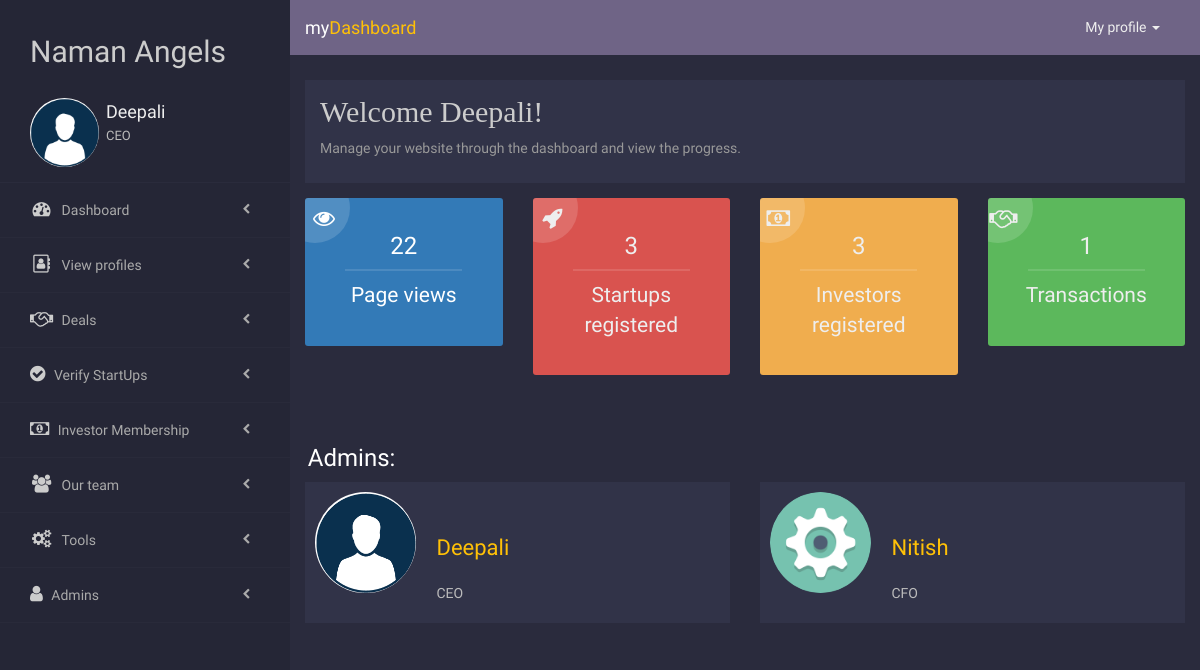
/admin/dashboard.php (signed in), run on an earlier commit of the app's database.
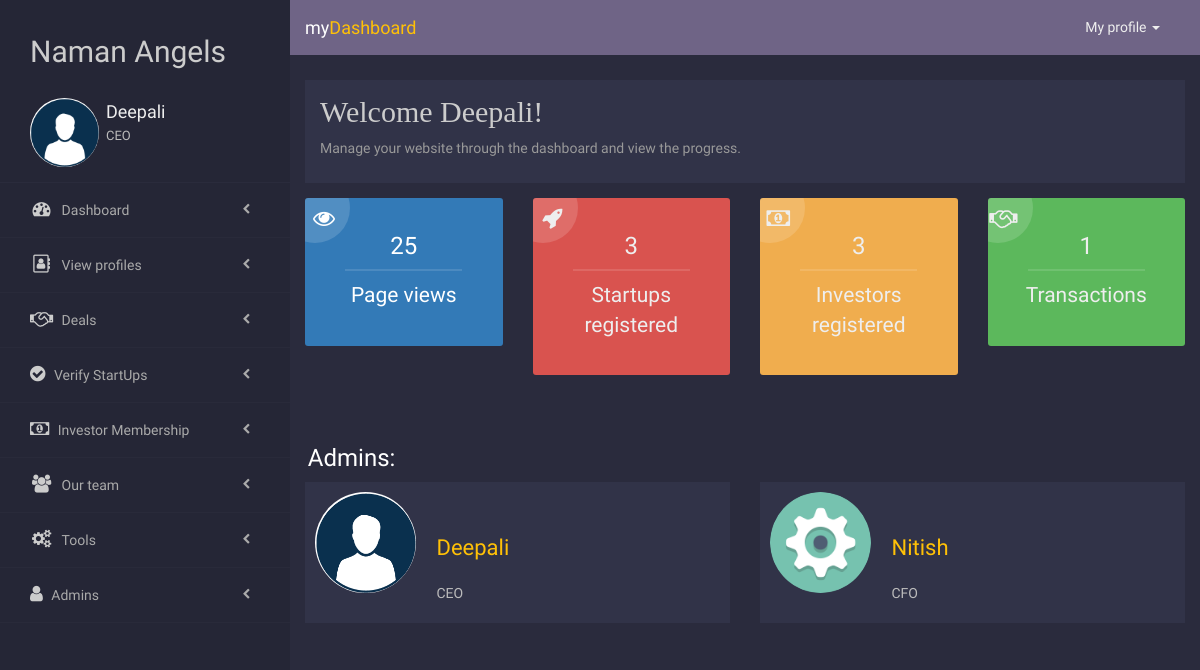
And on a later commit of the database.
### tables this page shows
CREATE TABLE IF NOT EXISTS `siteinfo` (
  `ID` int(100) NOT NULL AUTO_INCREMENT,
  `Counter` int(100) NOT NULL DEFAULT '0',
  PRIMARY KEY (`ID`)
);

### admin/dashboard.php (the view, shortened to what this page needs)
<?php
  require "../server.php" ;
  $q = "SELECT * FROM userstp;";
	$results=mysqli_query($db, $q);
  $startup=mysqli_num_rows($results);
  $q1 = "SELECT * FROM userinv;";
	$results=mysqli_query($db, $q1);
  $investor=mysqli_num_rows($results);
  $q1 = "SELECT * FROM requests WHERE Deal=1;";
  $results=mysqli_query($db, $q1);
  $transactions=mysqli_num_rows($results);
  $q = "SELECT * FROM siteinfo where ID = '1'";
  $results=mysqli_query($db, $q);
  $row = mysqli_fetch_array($results);
  $pagehit = $row['Counter'];
?>
<html lang="en">
  <head>
    <link rel="stylesheet" href="https://maxcdn.bootstrapcdn.com/font-awesome/4.7.0/css/font-awesome.min.css">
    <link rel="stylesheet" href="css/dashboard.css">
  </head>
  <body>
  <?php require "sidebar.php" ?>
  <div class="cont">
      <div class="welcome">
        <div class="container-fluid">
          <div class="row">
            <div class="col-md-12">
              <div class="content">
                <h2>Welcome <?php echo $AdminName;?>!</h2>
                <p>Manage your website through the dashboard and view the progress.</p>
              </div>
            </div>
          </div>
        </div>
      </div>
      <section class='statis text-center'>
        <div class="container-fluid">
          <div class="row">
            <div class="col-md-3">
              <div class="box bg-primary">
                <i class="fa fa-eye"></i>
                <h3><?= $pagehit?></h3>
                <p class="lead">Page views</p>
              </div>
            </div>
            <div class="col-md-3">
              <div class="box danger">
                <i class="fa fa-rocket"></i>
                <h3><?php echo $startup ;?></h3>
                <p class="lead">Startups registered</p>
              </div>
            </div>
            <div class="col-md-3">
              <div class="box warning">
                <i class="fa fa-money"></i>
                <h3><?php echo $investor ;?></h3>
                <p class="lead">Investors registered</p>
              </div>
            </div>
            <div class="col-md-3">
              <div class="box success">
                <i class="fa fa-handshake-o"></i>
                <h3><?php echo $transactions ;?></h3>
                <p class="lead">Transactions</p>
              </div>
            </div>
          </div>
        </div>
      </section>
      <?php
            $qu = "SELECT * FROM admin";
            $results = mysqli_query($db, $qu);
            echo '
                  <section class="admins">
                    <div class="container-fluid">
                    <div class="row">
                     <h3>  &nbsp;&nbsp;&nbsp;Admins:</h3>
            ';
            while($row = mysqli_fetch_assoc($results))
            {
                    echo '
                      <div class="col-md-6">
                      <div class="box">
                            <div class="admin">
                              <div class="img">
                              <img class="img-responsive" src="../'.$row['ProfilePic'].'" style="border-radius:50%;"/>
                              </div>
                              <div class="info"><br><br>
                              <font class="name">'.$row['AdminName'].'</font><br><br>
                              <p class="designation">'.$row['AdminDesgn'].'</p></center>
                              </div>
                            </div>
                            </div>
                            </div>';
            }
            echo '
            </div>
            </div>
            </section>
            ';
            ?>
      </div>
      </body>
    </html>

### admin/sidebar.php (shortened to what this page needs)
<?php
  $id = $_SESSION['adminID'];
	$qu = "SELECT * FROM admin WHERE adminID = '$id'";
	$results = mysqli_query($db, $qu);
	$row = mysqli_fetch_assoc($results);
	$AdminName = $row['AdminName'];
  $AdminDesgn = $row['AdminDesgn'];
  $ProfilePic = $row['ProfilePic'];
?>
<html lang="en">
  <head>
    <link rel="stylesheet" href="https://maxcdn.bootstrapcdn.com/bootstrap/3.3.7/css/bootstrap.min.css">
    <link rel="stylesheet" href="https://maxcdn.bootstrapcdn.com/font-awesome/4.7.0/css/font-awesome.min.css">
    <link rel="stylesheet" href="css/sidebar.css">
  </head>
  <body>
    <aside class="side-nav" id="show-side-navigation1">
      <div class="heading">
        <h2>Naman Angels</h2><br>
        <?= "<img src='../".$ProfilePic."' style='border-radius:50%;'/>";?>
        <div class="info">
          <h3><a href="profile.php"><?php echo $AdminName;?></a></h3>
          <p><?php echo $AdminDesgn; ?></p>
        </div>
      </div>
      <ul class="categories">
      <li><i class="fa fa-dashboard fa-fw"></i><a href="dashboard.php">&nbsp;Dashboard</span></a>
        </li>
        <li><i class="fa fa-address-book-o fa-fw"></i><a href="#">&nbsp;View profiles</a>
        </li>
        <li><i class="fa fa-handshake-o fa-fw"></i><a href="transaction.php">&nbsp;Deals </a></li>
        <li><i class="fa fa-check-circle"></i><a href="verify.php">&nbsp;Verify StartUps</a></li>
        <li><i class="fa fa-money"></i><a href="#">&nbsp;Investor Membership</a>
        </li>
        <li><i class="fa fa-users fa-fw"></i><a href="#">&nbsp;Our team</a>
        </li>
        <li><i class="fa fa-cogs fa-fw"></i><a href="#">&nbsp;Tools</a>
        </li>
        <li><i class="fa fa-user" aria-hidden="true"></i><a href="add_admin.php">&nbsp;Admins</a></li>
    </aside>
    <section id="contents">
      <nav class="navbar navbar-default">
        <div class="container-fluid">
          <div class="navbar-header">
            <a class="navbar-brand" href="#">my<span class="main-color">Dashboard</span></a>
          </div>
          <div class="collapse navbar-collapse navbar-right" id="bs-example-navbar-collapse-1">
            <ul class="nav navbar-nav">
              <li class="dropdown">
                <a href="#" class="dropdown-toggle" data-toggle="dropdown" role="button" aria-haspopup="true" aria-expanded="false">My profile <span class="caret"></span></a>
              </li>
            </ul>
          </div>
        </div>
      </nav>
      </section>
    </body>
</html>

### admin/css/dashboard.css (style rules this page uses)
* { padding: 0; margin: 0; box-sizing: border-box; font-family: 'Droid Sans', sans-serif; outline: none; }
.cont { margin-left: 290px; z-index: -100; }
body { background-color: #2a2b3d }
#contents { position: relative; transition: .3s; margin-left: 290px; background-color: #2a2b3d; }
.welcome { color: #CCC; }
.welcome .content { background-color: #313348; padding: 15px; margin-top: 25px; }
.welcome h2 { font-family: Calibri; font-weight: 100; margin-top: 0 }
.welcome p { color: #999; }
.admins { margin-top: 25px; }
.admins .box .admin { margin-bottom: 20px; overflow: hidden; background-color: #313348; padding: 10px; }
.admins .box .admin .img { width: 20%; margin-right: 5%; float: left; }
.admins .box .admin .img img { border-radius: 50%; }
.admins .box .info { width: 75%; color: #EEE; float: left; }
.admins .box .info p { color: #BBB }
.statis { color: #EEE; margin-top: 15px; }
.statis .box { position: relative; padding: 15px; overflow: hidden; border-radius: 3px; margin-bottom: 25px; }
.statis .box h3:after { content: ""; height: 2px; width: 70%; margin: auto; background-color: rgba(255, 255, 255, 0.12); display: block; margin-top: 10px; }
.statis .box i { position: absolute; height: 70px; width: 70px; font-size: 22px; padding: 15px; top: -25px; left: -25px; background-color: rgba(255, 255, 255, 0.15); line-height: 60px; text-align: right; border-radius: 50%; }
.main-color { color: #ffc107 }
.warning { background-color: #f0ad4e }
.danger { background-color: #d9534f }
.success { background-color: #5cb85c }

### admin/css/sidebar.css (style rules this page uses)
* { padding: 0; margin: 0; box-sizing: border-box; font-family: 'Droid Sans', sans-serif; outline: none; }
body { background-color: #2a2b3d; }
#contents { position: relative; transition: .3s; margin-left: 290px; background-color:#5c98f2; }
.side-nav { float: left; height: 100%; width: 290px; background-color: #252636; color: #CCC; -webkit-transform: translateX(0); transform: translateX(0); transition: .3s; position: fixed; top: 0; left: 0; overflow: auto; z-index: 9999999 }
.side-nav .heading { background-color: #252636; padding: 15px 15px 15px 30px; overflow: hidden; border-bottom: 1px solid #2a2b3c }
.side-nav .heading > img { border-radius: 50%; float: left; width: 28%; }
.side-nav .info { float: left; width: 69%; margin-left: 3%; }
.side-nav .heading .info > h3 { margin: 0 0 5px }
.side-nav .heading .info > h3 > a { color: #EEE; font-weight: 100; margin-top: 4px; display: block; text-decoration: none; font-size: 18px; }
.side-nav .heading .info > p { color: #BBB; font-size: 13px; }
.side-nav .categories > li { padding: 17px 40px 17px 30px; overflow: hidden; border-bottom: 1px solid rgba(255, 255, 255, 0.02); cursor: pointer; }
.side-nav .categories > li > a { color: #AAA; text-decoration: none; }
.side-nav .categories > li > i { font-size: 18px; margin-right: 5px }
.side-nav .categories > li > a:after { content: "\f053"; font-family: fontAwesome; font-size: 11px; line-height: 1.8; float: right; color: #AAA; transition: all .8s ease-in-out; }
.main-color { color: #ffc107; }
.navbar-default { background-color: #6f6486 !important; border: none !important; border-radius: 0 !important; margin: 0 !important }
.navbar-default .navbar-nav>li>a { color: #EEE !important; line-height: 55px !important; padding: 0 10px !important; }
.navbar-default .navbar-brand { color:#FFF !important }
.navbar-default .navbar-brand { line-height: 55px !important; padding: 0 !important }
.navbar>.container .navbar-brand, .navbar>.container-fluid .navbar-brand { margin: 0 !important }
.navbar-default .navbar-nav>li>a { float: left !important; }

What changed in the data, as far as the page shows it:
changed siteinfo: Counter "22" → "25"
